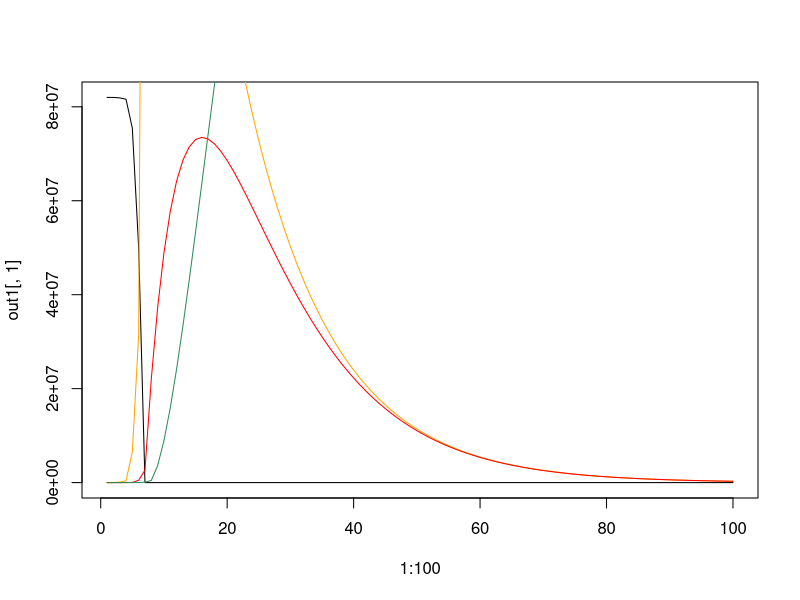
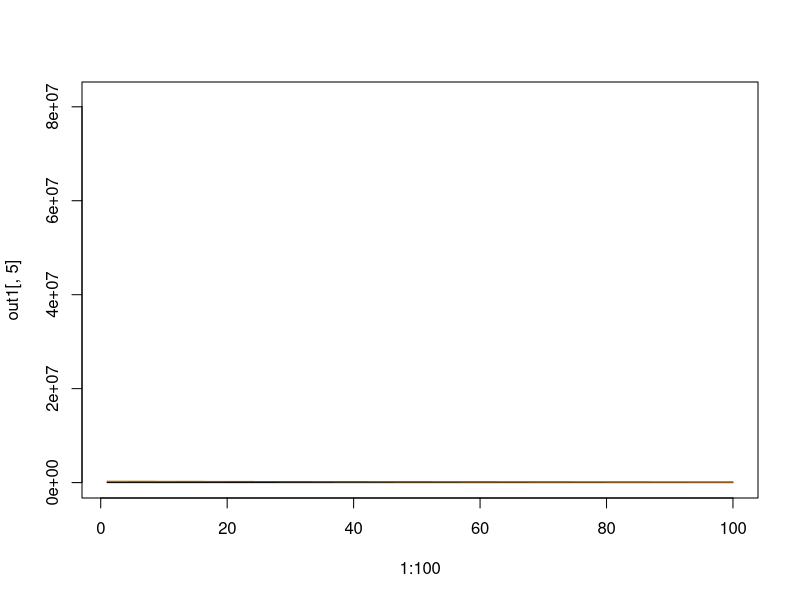

The R source for these figures, in order:
S0 <- 82000000 #initial susceptible
E0 <- 9 #exposed
I0 <- 2 #initial infected
R0 <- 0 #recovered
N <- S0+E0+I0+R0

beta <- 1/100000 #transmissionsrate
sigma <- 1/14 #infected to recovered
gamma <- 1/7 #exposed to infected

#function without dt
out1 <- matrix (0, ncol =8, nrow =100)
for (i in 1:100){
  S0n <- S0
  E0n <- E0
  I0n <- I0
  R0n <- R0
  S0 <-  max(0, S0n - beta*((S0n*I0n)))
  E0 <- max(0, E0n + beta*((S0n*I0n)) -  sigma * E0n)
  I0 <- max(0, I0n +  sigma*E0n -  gamma*I0n)
  R0 <- max(0, R0n + gamma*I0n)
  out1[i,1] <- S0
  out1[i,2] <- E0
  out1[i,3] <- I0
  out1[i,4] <- R0
  
}

#function with dt
for (i in 1:100){
  S0n <- S0
  E0n <- E0
  I0n <- I0
  R0n <- R0
  S0 <-  max(0, S0n - 0.1* beta*((S0n*I0n)))
  E0 <- max(0, E0n + 0.1* beta*((S0n*I0n)) -  0.1* sigma * E0n)
  I0 <- max(0, I0n + 0.1* sigma*E0n - 0.1* gamma*I0n)
  R0 <- max(0, R0n + 0.1*gamma*I0n)
  out1[i,5] <- S0
  out1[i,6] <- E0
  out1[i,7] <- I0
  out1[i,8] <- R0
  
}

plot (1:100, out1[,1], type ="l", ylim =c(0,82000000))
lines (1:100, out1[,2], col ="orange" )
lines (1:100, out1[,3], col ="red" )
lines (1:100, out1[,4], col ="seagreen")
plot (1:100, out1[,5], type ="l", ylim =c(0,82000000))
lines (1:100, out1[,6], col ="yellow" )
lines (1:100, out1[,7], col ="brown")
lines (1:100, out1[,8], col ="pink")


  
  

